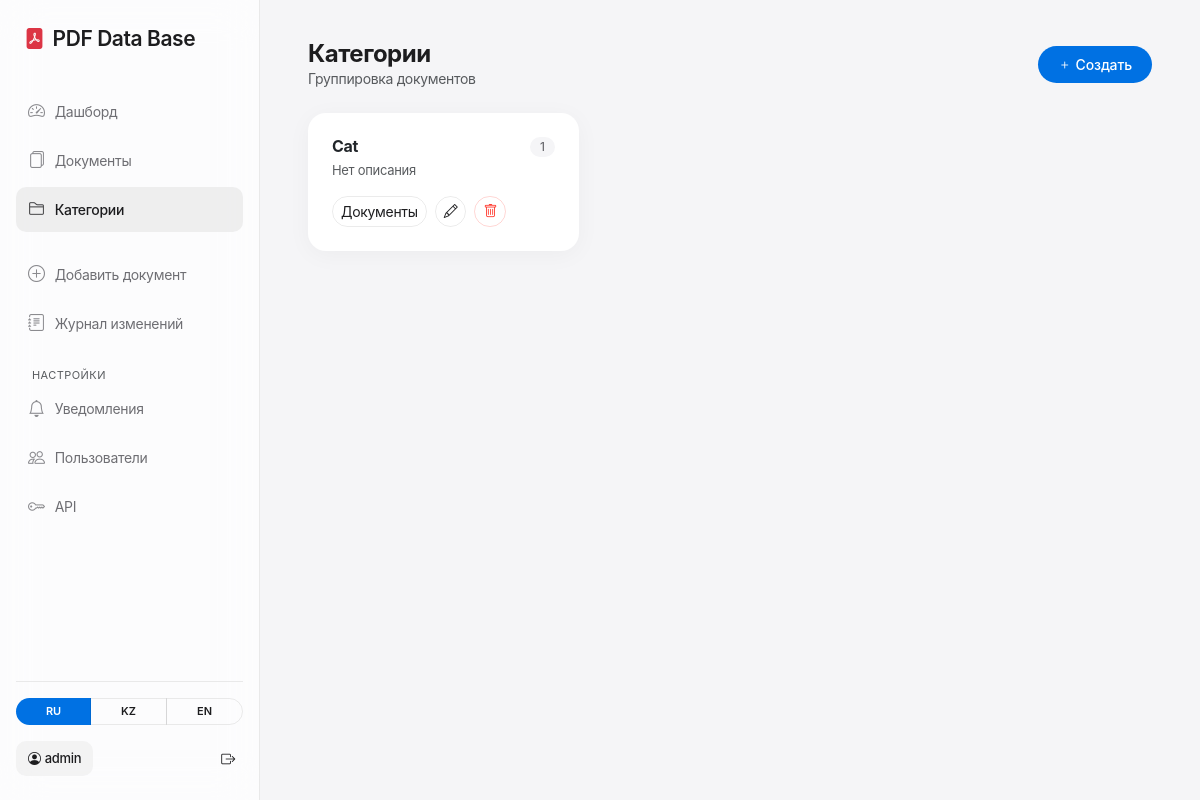
The page /categories/ (signed in) on the database its author committed.
### documents/models.py (models this page shows, shortened)
class UserProfile(models.Model):
    ROLE_VIEWER = 'viewer'
    ROLE_MANAGER = 'manager'
    ROLE_ADMIN = 'admin'
    ROLE_CHOICES = [
        (ROLE_VIEWER, _('Читатель')),
        (ROLE_MANAGER, _('Менеджер')),
        (ROLE_ADMIN, _('Администратор')),
    ]
    user = models.OneToOneField(User, on_delete=models.CASCADE, related_name='profile', verbose_name=_('Пользователь'))
    full_name = models.CharField(max_length=255, blank=True, verbose_name=_('Имя'))
    role = models.CharField(max_length=10, choices=ROLE_CHOICES, default=ROLE_MANAGER, verbose_name=_('Роль'))
    class Meta:
        verbose_name = _('Профиль пользователя')
        verbose_name_plural = _('Профили пользователей')

class Category(models.Model):
    name = models.CharField(max_length=100, verbose_name=_('Название'))
    description = models.TextField(blank=True, verbose_name=_('Описание'))
    created_at = models.DateTimeField(default=timezone.now)
    class Meta:
        verbose_name = _('Категория')
        verbose_name_plural = _('Категории')

### documents/views.py (the view)
# urls.py: path('categories/', views.category_list, name='category_list'),
@login_required
def category_list(request):
    categories = Category.objects.annotate(doc_count=Count('document'))
    return render(request, 'documents/category_list.html', {
        'categories': categories,
        'user_role': get_user_role(request.user),
    })

### documents/context_processors.py (called while the page is built)
def user_role(request):
    return {'user_role': get_user_role(request.user) if request.user.is_authenticated else None}

### documents/permissions.py (called while the page is built)
def get_user_role(user):
    if not user.is_authenticated:
        return None
    if user.is_superuser:
        return UserProfile.ROLE_ADMIN
    profile, _ = UserProfile.objects.get_or_create(user=user)
    return profile.role

### documents/templatetags/documents_extras.py (called while the page is built)
@register.filter
def user_display_name(user):
    from documents.utils import get_user_display_name as display_name
    return display_name(user)

### documents/utils.py (called while the page is built)
def get_user_display_name(user):
    if not user:
        return ''
    profile = getattr(user, 'profile', None)
    if profile is not None and profile.full_name.strip():
        return profile.full_name.strip()
    name = user.get_full_name().strip()
    return name or user.username

### templates/documents/category_list.html (shortened to what this page needs)
{% extends 'base.html' %}
{% load i18n %}
{% block content %}
<div class="d-flex justify-content-between align-items-center mb-4">
  <div>
    <h4 class="fw-bold mb-0">{% trans "Категории" %}</h4>
    <p class="text-muted mb-0" style="font-size:14px;">{% trans "Группировка документов" %}</p>
  </div>
  {% if user_role == 'admin' %}
  <a href="{% url 'category_create' %}" class="btn btn-primary"><i class="bi bi-plus me-1"></i>{% trans "Создать" %}</a>
  {% endif %}
</div>
<div class="row g-3">
{% for cat in categories %}
<div class="col-md-4">
  <div class="card p-4 h-100">
    <div class="d-flex justify-content-between align-items-start">
      <div>
        <h6 class="fw-bold mb-1">{{ cat.name }}</h6>
        <p class="text-muted mb-0" style="font-size:13px;">{{ cat.description|default:_("Нет описания") }}</p>
      </div>
      <span class="badge" style="background: var(--apple-bg); color: var(--apple-muted); border-radius: 100px; font-weight: 500; padding: 4px 10px; font-size: 12px;">{{ cat.doc_count }}</span>
    </div>
    <div class="mt-3 d-flex gap-2">
      <a href="{% url 'document_list' %}?category={{ cat.pk }}" class="btn btn-sm btn-outline-secondary">{% trans "Документы" %}</a>
      {% if user_role == 'admin' %}
      <a href="{% url 'category_edit' cat.pk %}" class="btn btn-sm btn-outline-secondary"><i class="bi bi-pencil"></i></a>
      <a href="{% url 'category_delete' cat.pk %}" class="btn btn-sm btn-outline-danger"><i class="bi bi-trash"></i></a>
      {% endif %}
    </div>
  </div>
</div>
{% endfor %}
</div>
{% endblock %}

### templates/base.html (shortened to what this page needs)
<!DOCTYPE html>
{% load i18n static documents_extras %}
{% get_current_language as LANGUAGE_CODE %}
<html lang="{{ LANGUAGE_CODE|slice:':2' }}">
<head>
<link href="https://cdn.jsdelivr.net/npm/bootstrap@5.3.0/dist/css/bootstrap.min.css" rel="stylesheet">
<link href="https://cdn.jsdelivr.net/npm/bootstrap-icons@1.10.0/font/bootstrap-icons.css" rel="stylesheet">
</head>
<body>
<div class="sidebar" id="sidebar">
  <a href="{% url 'home' %}" class="brand text-decoration-none {% if request.resolver_match.url_name == 'home' %}active{% endif %}"><i class="bi bi-file-pdf-fill text-danger me-2"></i>PDF Data Base</a>
  {% if user.is_authenticated %}
  <ul class="nav flex-column flex-grow-1">
    <li class="nav-item"><a class="nav-link {% if request.resolver_match.url_name == 'dashboard' %}active{% endif %}" href="{% url 'dashboard' %}"><i class="bi bi-speedometer2"></i>{% trans "Дашборд" %}</a></li>
    <li class="nav-item"><a class="nav-link {% if 'document' in request.resolver_match.url_name %}active{% endif %}" href="{% url 'document_list' %}"><i class="bi bi-files"></i>{% trans "Документы" %}</a></li>
    <li class="nav-item"><a class="nav-link {% if 'category' in request.resolver_match.url_name %}active{% endif %}" href="{% url 'category_list' %}"><i class="bi bi-folder2"></i>{% trans "Категории" %}</a></li>
    {% if user_role != 'viewer' %}
    <li class="nav-item mt-3"><a class="nav-link" href="{% url 'document_create' %}"><i class="bi bi-plus-circle"></i>{% trans "Добавить документ" %}</a></li>
    {% endif %}
    {% if user_role == 'admin' %}
    <li class="nav-item"><a class="nav-link {% if request.resolver_match.url_name == 'audit_log' %}active{% endif %}" href="{% url 'audit_log' %}"><i class="bi bi-journal-text"></i>{% trans "Журнал изменений" %}</a></li>
    {% endif %}
    <li class="nav-item mt-3 px-3"><small class="text-muted text-uppercase" style="font-size:11px; letter-spacing:0.04em;">{% trans "Настройки" %}</small></li>
    <li class="nav-item"><a class="nav-link {% if request.resolver_match.url_name == 'notification_settings' %}active{% endif %}" href="{% url 'notification_settings' %}"><i class="bi bi-bell"></i>{% trans "Уведомления" %}</a></li>
    {% if user_role == 'admin' %}
    <li class="nav-item"><a class="nav-link {% if request.resolver_match.url_name == 'user_list' %}active{% endif %}" href="{% url 'user_list' %}"><i class="bi bi-people"></i>{% trans "Пользователи" %}</a></li>
    <li class="nav-item"><a class="nav-link {% if request.resolver_match.url_name == 'api_settings' %}active{% endif %}" href="{% url 'api_settings' %}"><i class="bi bi-key"></i>API</a></li>
    {% endif %}
  </ul>
  <div class="mt-auto pt-3 border-top" style="border-color: var(--apple-border) !important;">
    <div class="mb-3">{% include 'partials/language_switcher.html' %}</div>
    <div class="d-flex align-items-center justify-content-between">
      <span class="user-badge"><i class="bi bi-person-circle me-1"></i>{{ request.user|user_display_name }}</span>
      <a href="{% url 'logout' %}" class="btn btn-sm btn-outline-secondary border-0" title="{% trans 'Выйти' %}"><i class="bi bi-box-arrow-right"></i></a>
    </div>
  </div>
  {% else %}
  <div class="flex-grow-1"></div>
  <div class="mt-auto pt-3 border-top" style="border-color: var(--apple-border) !important;">
    <div class="mb-3">{% include 'partials/language_switcher.html' %}</div>
    <a href="{% url 'login' %}" class="btn btn-primary w-100">{% trans "Войти" %}</a>
  </div>
  {% endif %}
</div>
<main>
  {% block content %}{% endblock %}
</main>
</body>
</html>

### templates/base.html (style rules this page uses)
:root { --apple-bg: #f5f5f7; --apple-card: #ffffff; --apple-text: #1d1d1f; --apple-muted: #6e6e73; --apple-blue: #0071e3; --apple-blue-hover: #0077ed; --apple-border: rgba(0,0,0,0.08); --apple-shadow: 0 4px 24px rgba(0,0,0,0.04); --apple-radius: 18px; --sidebar-width: 260px; }
* { -webkit-font-smoothing: antialiased; -moz-osx-font-smoothing: grayscale; }
body { background: var(--apple-bg); color: var(--apple-text); font-family: -apple-system, BlinkMacSystemFont, "SF Pro Text", "Segoe UI", Roboto, Helvetica, Arial, sans-serif; font-size: 14px; line-height: 1.47059; letter-spacing: -0.022em; }
.sidebar { width: var(--sidebar-width); min-height: 100vh; background: rgba(255,255,255,0.72); backdrop-filter: saturate(180%) blur(20px); -webkit-backdrop-filter: saturate(180%) blur(20px); border-right: 1px solid var(--apple-border); position: fixed; left: 0; top: 0; bottom: 0; display: flex; flex-direction: column; padding: 24px 16px; z-index: 100; transition: transform 0.25s ease; }
.sidebar .brand { font-size: 21px; font-weight: 600; letter-spacing: -0.021em; color: var(--apple-text); margin-bottom: 32px; padding: 0 8px; display: block; transition: opacity 0.2s ease; }
.sidebar .nav-link { color: var(--apple-muted); border-radius: 10px; padding: 10px 12px; margin: 2px 0; font-size: 14px; font-weight: 400; transition: all 0.2s ease; }
.sidebar .nav-link.active { color: var(--apple-text); background: rgba(0,0,0,0.06); font-weight: 500; }
.sidebar .nav-link i { font-size: 17px; margin-right: 10px; opacity: 0.8; }
.user-badge { background: rgba(0,0,0,0.04); color: var(--apple-text); border-radius: 10px; padding: 8px 12px; font-size: 13px; font-weight: 500; }
main { margin-left: var(--sidebar-width); padding: 40px 48px; min-height: 100vh; }
.card { background: var(--apple-card); border: none; border-radius: var(--apple-radius); box-shadow: var(--apple-shadow); }
.btn-primary { background: var(--apple-blue); border: none; border-radius: 980px; padding: 8px 20px; font-size: 14px; font-weight: 500; letter-spacing: -0.01em; transition: all 0.2s ease; }
.btn-outline-secondary { border: 1px solid var(--apple-border); color: var(--apple-text); border-radius: 980px; font-size: 14px; font-weight: 400; }
.btn-outline-danger { border: 1px solid rgba(255,59,48,0.2); color: #ff3b30; border-radius: 980px; }
h4, h5, h6 { letter-spacing: -0.021em; font-weight: 600; }

### rows shown on the page
Category: name "Cat", description "Нет описания", doc_count "1"

### other values the page prints
{{ request.user|user_display_name }} "admin"
